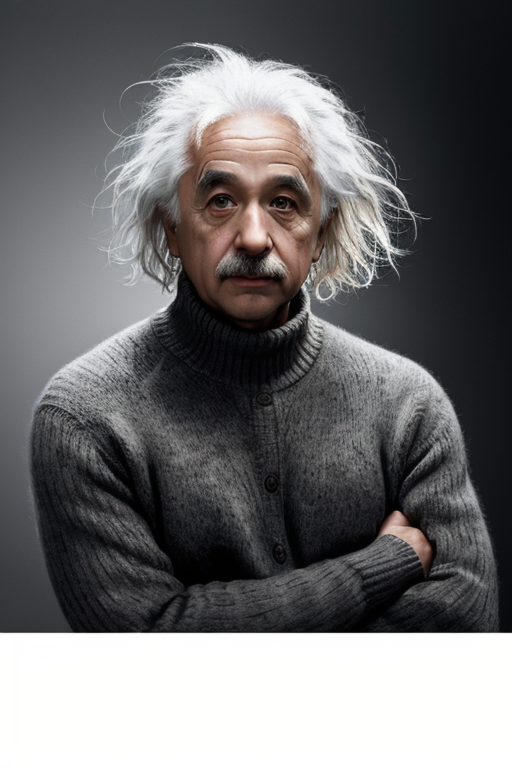
#> input picture characters/assets/albert_einstein/master_raw.png, 1024 x 1536 px (shown at 1/2 size)
$ python -i editorial_compositor.py   (imports and definitions only)
#> lines starting #> are read from the running program, lines starting #| are printed output that depends on the picture
#> further down, picture is the input picture: PIL image 1024x1536 RGB; mean R, G, B 109.2, 108.3, 109.2
"""Deterministic editorial treatments for structured documentary assets."""
from __future__ import annotations

import math
import random
from pathlib import Path

from PIL import Image, ImageDraw, ImageEnhance, ImageFilter


STRUCTURED_ASSET_TYPES = {
    "animated-map",
    "newspaper-document",
    "evidence-board",
    "diagram",
}


# [14 lines left out: function enhance_structured_asset, not called in this run]


def _dark_plate(source: Image.Image, blur: float = 8.0) -> Image.Image:
#> called with blur = 8
    plate = source.filter(ImageFilter.GaussianBlur(blur))
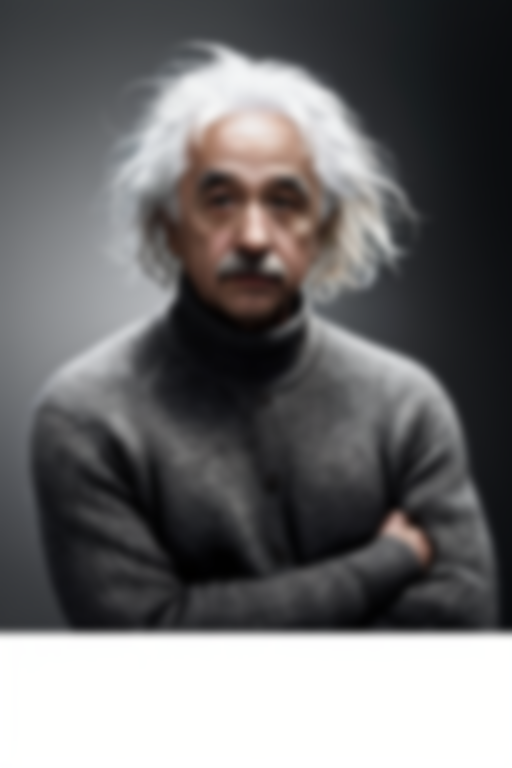
#> plate: PIL image 1024x1536 RGB (shown at 1/2 size); mean R, G, B 109.2, 108.3, 109.2
    plate = ImageEnhance.Color(plate).enhance(0.35)
    plate = ImageEnhance.Brightness(plate).enhance(0.3)
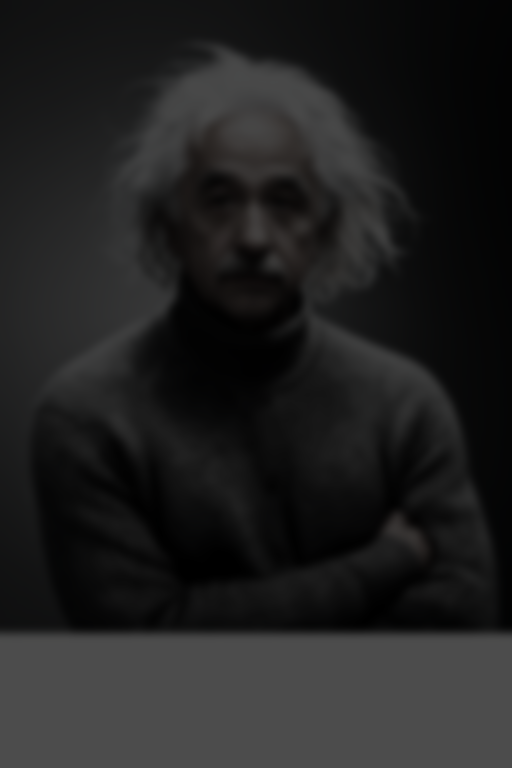
#> plate: PIL image 1024x1536 RGB (shown at 1/2 size); mean R, G, B 32.1, 32.1, 32.1
    tint = Image.new("RGB", plate.size, "#061611")
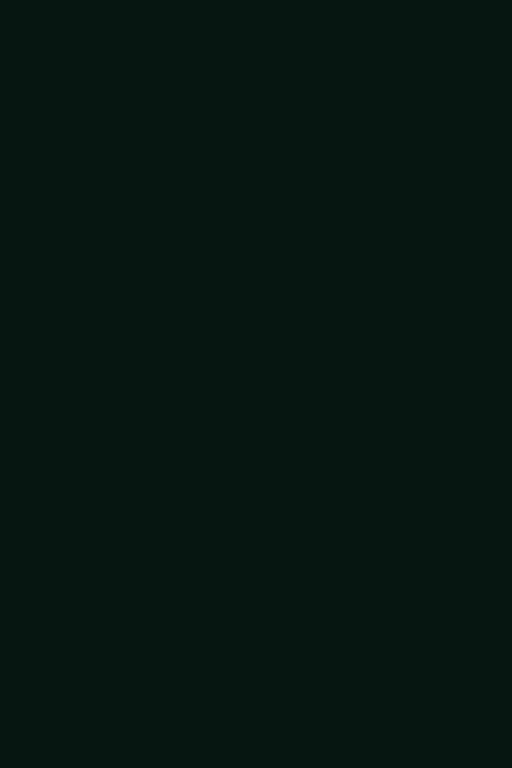
#> tint: PIL image 1024x1536 RGB (shown at 1/2 size); mean R, G, B 6, 22, 17
    return Image.blend(plate, tint, 0.58)
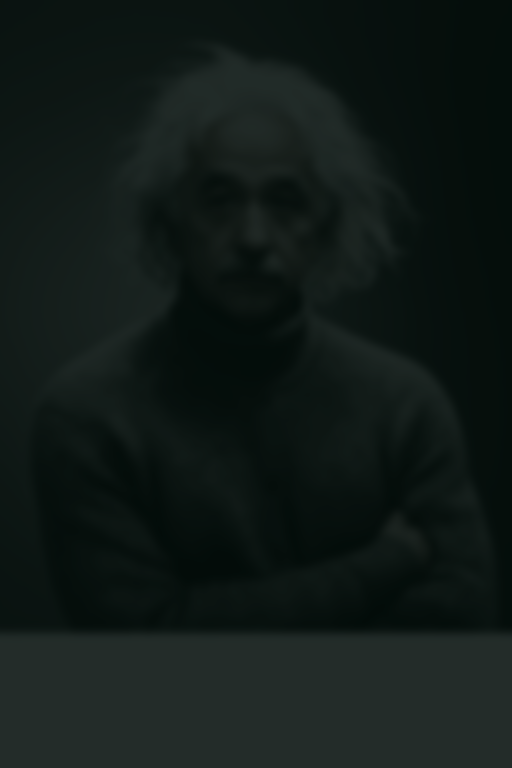
#> returned value: PIL image 1024x1536 RGB (shown at 1/2 size); mean R, G, B 16.5, 25.7, 22.8


# [98 lines left out: functions _map_frame, _document_frame, _evidence_board, not called in this run]

>>> from PIL import Image
>>> picture = Image.open('../../characters/assets/albert_einstein/master_raw.png')
>>> result = _dark_plate(picture)

$ run again, on characters/assets/albert_einstein/reference_fit_512x768.png
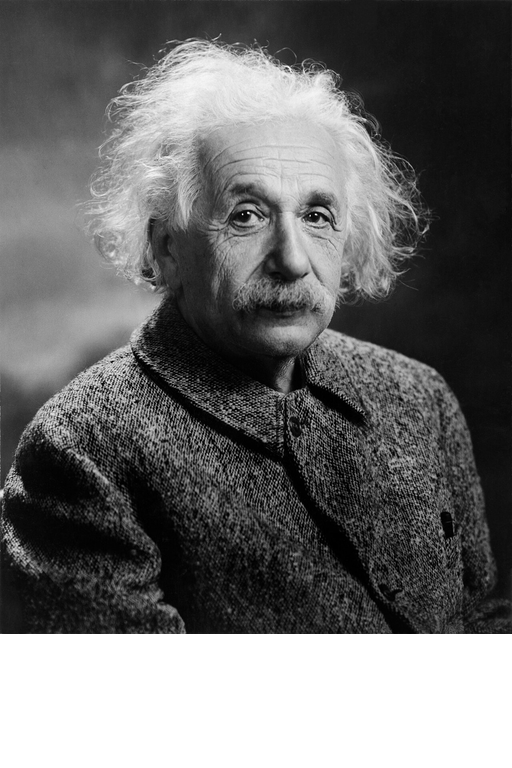
#> input picture characters/assets/albert_einstein/reference_fit_512x768.png, 512 x 768 px
#> picture is the input picture: PIL image 512x768 RGB; min 0, max 255, mean 107.3
#> in _dark_plate, `plate = source.filter(ImageFilter.GaussianBlur(blur))`:
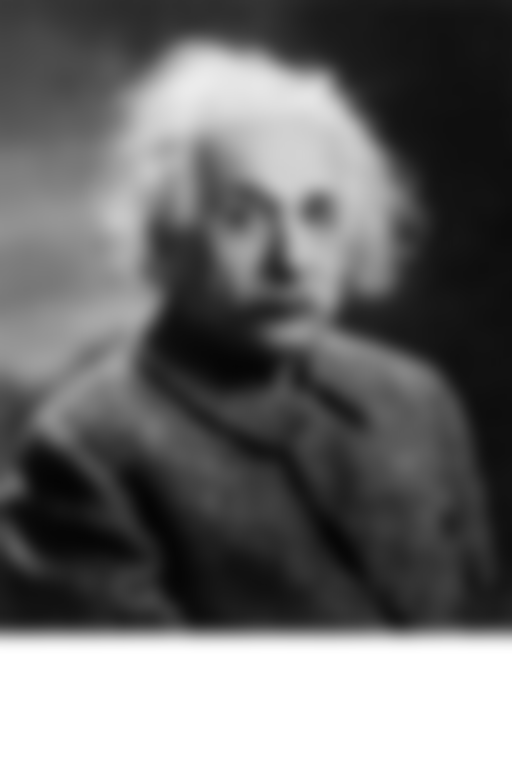
#> plate: PIL image 512x768 RGB; min 4, max 255, mean 107.3
#> in _dark_plate, `plate = ImageEnhance.Brightness(plate).enhance(0.3)`:
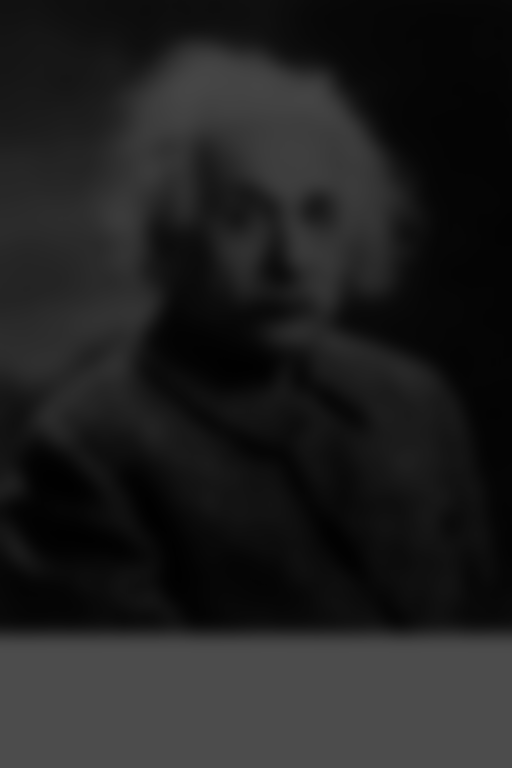
#> plate: PIL image 512x768 RGB; min 1, max 76, mean 31.7
